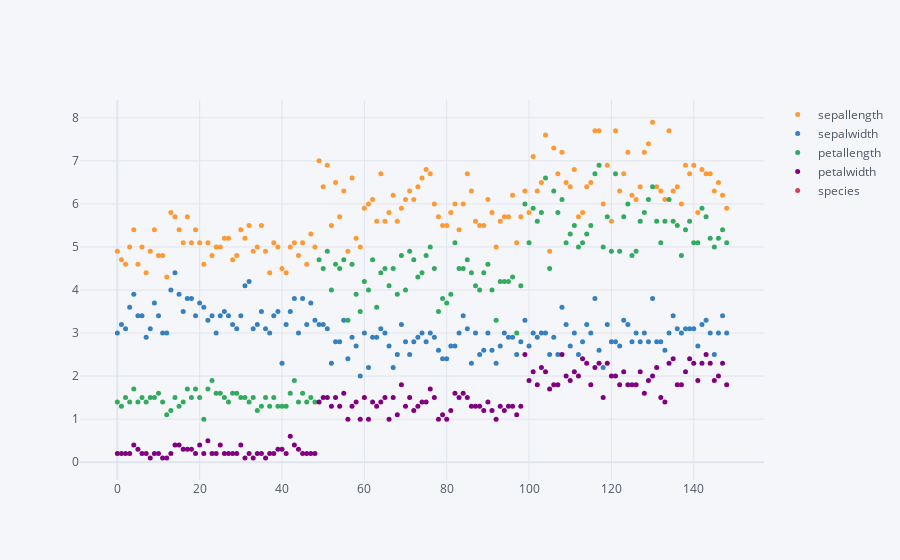

The code cell stored with this chart in its notebook:
### Code cell
df.iplot(kind='scatter', mode='markers',size=5)

### Figure 1 — Plotly figure (JSON) as saved in the notebook; plotly's stock layout.template omitted (floating-point values rounded to 4 significant figures; data arrays with more than 128 entries replaced by an {"elided": "..."} marker saying what was removed)
{"data": [{"line": {"color": "rgba(255, 153, 51, 1.0)", "dash": "solid", "shape": "linear", "width": 1.3}, "marker": {"size": 5, "symbol": "circle"}, "mode": "markers", "name": "sepallength", "text": "", "type": "scatter", "x": {"elided": "149 int values"}, "y": {"elided": "149 float values"}}, {"line": {"color": "rgba(55, 128, 191, 1.0)", "dash": "solid", "shape": "linear", "width": 1.3}, "marker": {"size": 5, "symbol": "circle"}, "mode": "markers", "name": "sepalwidth", "text": "", "type": "scatter", "x": {"elided": "149 int values"}, "y": {"elided": "149 float values"}}, {"line": {"color": "rgba(50, 171, 96, 1.0)", "dash": "solid", "shape": "linear", "width": 1.3}, "marker": {"size": 5, "symbol": "circle"}, "mode": "markers", "name": "petallength", "text": "", "type": "scatter", "x": {"elided": "149 int values"}, "y": {"elided": "149 float values"}}, {"line": {"color": "rgba(128, 0, 128, 1.0)", "dash": "solid", "shape": "linear", "width": 1.3}, "marker": {"size": 5, "symbol": "circle"}, "mode": "markers", "name": "petalwidth", "text": "", "type": "scatter", "x": {"elided": "149 int values"}, "y": {"elided": "149 float values"}}, {"line": {"color": "rgba(219, 64, 82, 1.0)", "dash": "solid", "shape": "linear", "width": 1.3}, "marker": {"size": 5, "symbol": "circle"}, "mode": "markers", "name": "species", "text": "", "type": "scatter", "x": {"elided": "149 int values"}, "y": {"elided": "149 str values"}}], "layout": {"legend": {"bgcolor": "#F5F6F9", "font": {"color": "#4D5663"}}, "paper_bgcolor": "#F5F6F9", "plot_bgcolor": "#F5F6F9", "title": {"font": {"color": "#4D5663"}}, "xaxis": {"gridcolor": "#E1E5ED", "showgrid": true, "tickfont": {"color": "#4D5663"}, "title": {"font": {"color": "#4D5663"}, "text": ""}, "zerolinecolor": "#E1E5ED"}, "yaxis": {"gridcolor": "#E1E5ED", "showgrid": true, "tickfont": {"color": "#4D5663"}, "title": {"font": {"color": "#4D5663"}, "text": ""}, "zerolinecolor": "#E1E5ED"}}}
